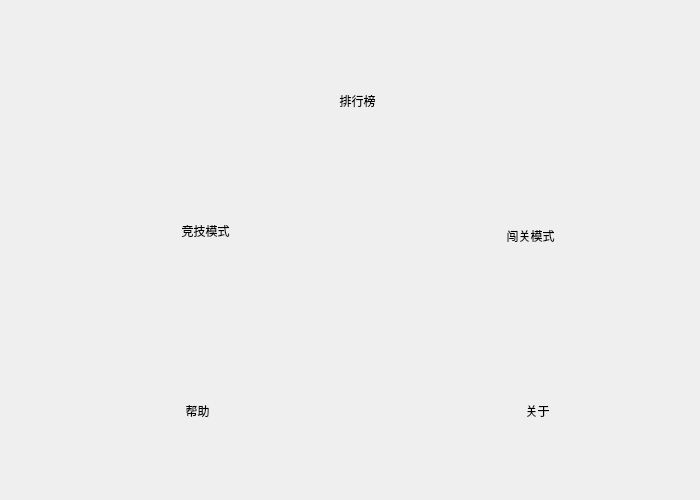
<?xml version="1.0" encoding="UTF-8"?>
<ui version="4.0">
 <class>Widget</class>
 <widget class="QWidget" name="Widget">
  <property name="geometry">
   <rect>
    <x>0</x>
    <y>0</y>
    <width>700</width>
    <height>500</height>
   </rect>
  </property>
  <property name="minimumSize">
   <size>
    <width>700</width>
    <height>500</height>
   </size>
  </property>
  <property name="maximumSize">
   <size>
    <width>700</width>
    <height>500</height>
   </size>
  </property>
  <property name="windowTitle">
   <string>Widget</string>
  </property>
  <widget class="QPushButton" name="pushButton">
   <property name="geometry">
    <rect>
     <x>160</x>
     <y>200</y>
     <width>91</width>
     <height>61</height>
    </rect>
   </property>
   <property name="styleSheet">
    <string notr="true">border-style:none;
padding:11px;
border-radius:3px;
background:transparent;</string>
   </property>
   <property name="text">
    <string>竞技模式</string>
   </property>
  </widget>
  <widget class="QPushButton" name="pushButton_paihangbang">
   <property name="geometry">
    <rect>
     <x>320</x>
     <y>70</y>
     <width>75</width>
     <height>61</height>
    </rect>
   </property>
   <property name="styleSheet">
    <string notr="true">border-style:none;
padding:11px;
border-radius:3px;
background:transparent;</string>
   </property>
   <property name="text">
    <string>排行榜</string>
   </property>
  </widget>
  <widget class="QPushButton" name="pushButton_bangzhu">
   <property name="geometry">
    <rect>
     <x>160</x>
     <y>380</y>
     <width>75</width>
     <height>61</height>
    </rect>
   </property>
   <property name="styleSheet">
    <string notr="true">border-style:none;
padding:11px;
border-radius:3px;
background:transparent;</string>
   </property>
   <property name="text">
    <string>帮助</string>
   </property>
  </widget>
  <widget class="QPushButton" name="pushButton_guanyu">
   <property name="geometry">
    <rect>
     <x>500</x>
     <y>380</y>
     <width>75</width>
     <height>61</height>
    </rect>
   </property>
   <property name="styleSheet">
    <string notr="true">border-style:none;
padding:11px;
border-radius:3px;
background:transparent;</string>
   </property>
   <property name="text">
    <string>关于</string>
   </property>
  </widget>
  <widget class="QPushButton" name="pushButton_2">
   <property name="geometry">
    <rect>
     <x>480</x>
     <y>200</y>
     <width>101</width>
     <height>71</height>
    </rect>
   </property>
   <property name="styleSheet">
    <string notr="true">border-style:none;
padding:11px;
border-radius:3px;
background:transparent;</string>
   </property>
   <property name="text">
    <string>闯关模式</string>
   </property>
  </widget>
 </widget>
 <resources/>
 <connections/>
</ui>
